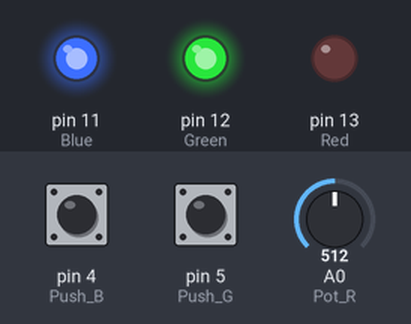
This sketch was run on a simulated Arduino Uno, built with avr-gcc and run on an emulated ATmega328P. Parts: output pins drawn as LEDs (lit = HIGH). The test bench sets the inputs (shaded band); at power-on: A0 (Pot_R) = 512, pin 4 (Push_B) LOW, pin 5 (Push_G) LOW. What the sketch prints to the serial monitor is not drawn.

Above: at 1.2 s.
1.3 s: A0 (Pot_R) set to 521
At 1.9 s:
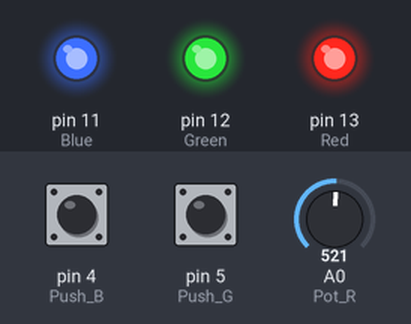
2.8 s: pin 4 (Push_B) pulled HIGH for 0.15 s
At 2.88 s:
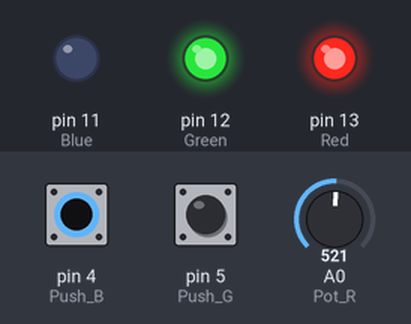
4.4 s: pin 5 (Push_G) pulled HIGH for 0.15 s
At 4.48 s:
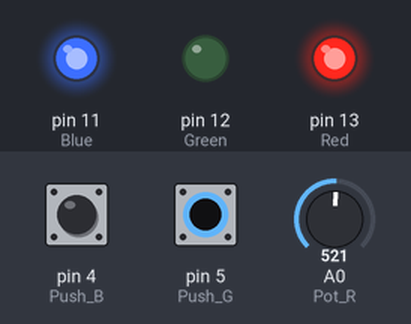
6.0 s: pin 5 (Push_G) pulled HIGH for 3.2 s
At 9.9 s:
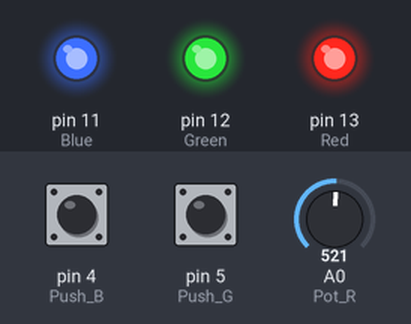
10.7 s: pin 4 (Push_B) pulled HIGH for 3.2 s
At 12.1 s:
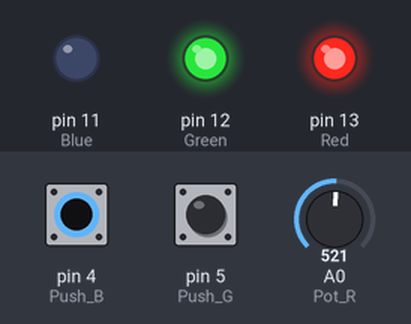
15.4 s: pin 4 (Push_B) driven HIGH and pin 5 (Push_G) driven HIGH
At 16.6 s:
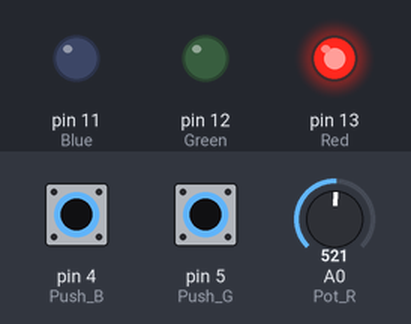
Timing chart, 0 to 17.9 s (numbered marks = the images above; inputs shaded):
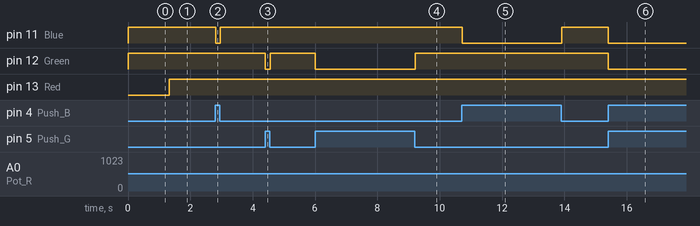

Measured:
- the behaviour switches between 513 and 514 on A0 (Pot_R) (found by bisection; images 0 and 1)
- after the input at 1.3 s, pin 13 (Red): LOW → HIGH at once
- after the input at 2.8 s, pin 11 (Blue): HIGH → LOW at once, → HIGH 0.15 s later
- after the input at 4.4 s, pin 12 (Green): HIGH → LOW at once, → HIGH 0.15 s later
- after the input at 6.0 s, pin 12 (Green): HIGH → LOW at once, → HIGH 3.2 s later
- after the input at 10.7 s, pin 11 (Blue): HIGH → LOW at once, → HIGH 3.2 s later
- after the input at 15.4 s, pin 11 (Blue), pin 12 (Green): HIGH → LOW at once

The sketch:

Q3_Code.ino
```cpp
int Red = 13;
int Green = 12;
int Blue = 11;
int Push_G = 5;
int Push_B = 4;
int Pot_R = A0;

void setup() {
  Serial.begin(9600);
  pinMode(Red , OUTPUT);
  pinMode(Green , OUTPUT);
  pinMode(Blue , OUTPUT);
  pinMode(Push_G, INPUT);
  pinMode(Push_B, INPUT);
}
int Value;
int Bright;

void loop() {
  Value = analogRead(Pot_R);
  Serial.println(Value);
  Bright = map(Value , 0 , 1023 , 0 , 255);
  Serial.println(Bright);
  analogWrite(Red , Bright);

  int G_Value =  digitalRead(Push_G);
  int B_Value =  digitalRead(Push_B);

  Serial.println(G_Value);
  Serial.println(B_Value);

  if(G_Value == HIGH){
    digitalWrite(Green, LOW);
  }else{
    digitalWrite(Green , HIGH);
  }

  if(B_Value == HIGH){
    digitalWrite(Blue, LOW);
  }else{
    digitalWrite(Blue , HIGH);
  }

}
```
